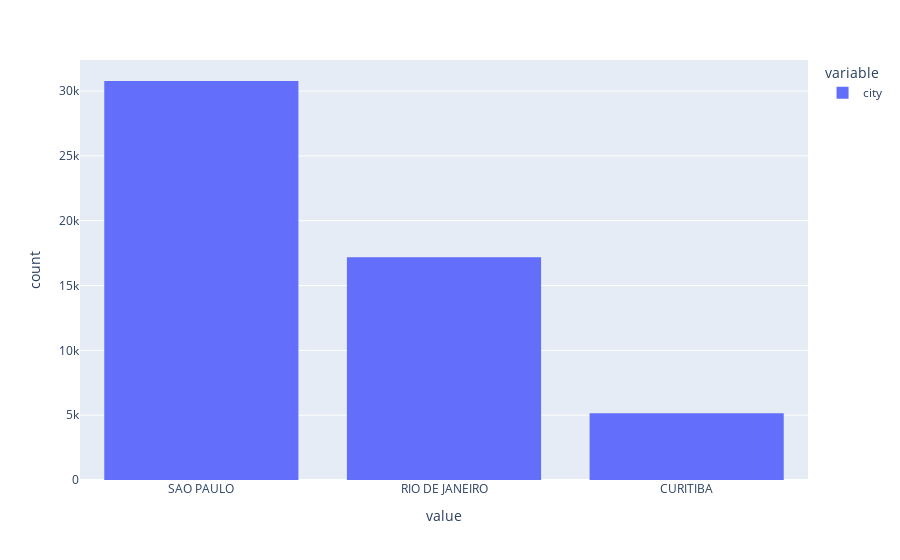

Write notebook code for a chart like this one.
### Code cell
px.histogram(data_import['city']).update_xaxes(categoryorder='total descending')

### Figure 1 — Plotly figure (JSON) as saved in the notebook; plotly's stock layout.template omitted (floating-point values rounded to 4 significant figures; data arrays with more than 128 entries replaced by an {"elided": "..."} marker saying what was removed)
{"data": [{"alignmentgroup": "True", "bingroup": "x", "hovertemplate": "variable=city<br>value=%{x}<br>count=%{y}<extra></extra>", "legendgroup": "city", "marker": {"color": "#636efa", "pattern": {"shape": ""}}, "name": "city", "offsetgroup": "city", "orientation": "v", "showlegend": true, "type": "histogram", "x": {"elided": "53102 str values"}, "xaxis": "x", "yaxis": "y"}], "layout": {"barmode": "relative", "legend": {"title": {"text": "variable"}, "tracegroupgap": 0}, "margin": {"t": 60}, "xaxis": {"anchor": "y", "categoryorder": "total descending", "domain": [0, 1], "title": {"text": "value"}}, "yaxis": {"anchor": "x", "domain": [0, 1], "title": {"text": "count"}}}}
